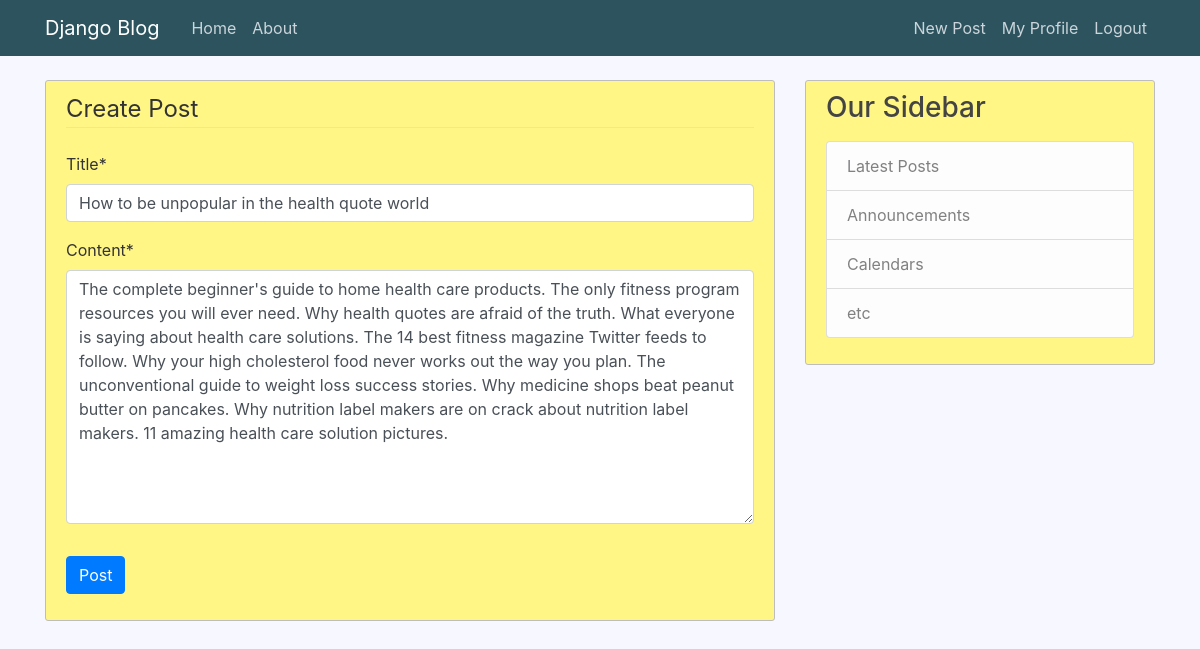
The app's page /post/7/update (signed in) with its own data.
### blog/models.py (models this page shows, shortened)
class Post(models.Model):
	title = models.CharField(max_length=100)
	content = models.TextField()
	date_posted = models.DateTimeField(default=timezone.now)
	author = models.ForeignKey(User, on_delete=models.CASCADE)

### blog/views.py (the view, shortened to what this page needs)
# urls.py: path('post/<int:pk>/update', PostUpdateView.as_view(),name="postupdate"),
class PostUpdateView(LoginRequiredMixin,UserPassesTestMixin,UpdateView):
    model = Post
    template_name = 'blog/postcreate.html'
    fields = ['title','content']
    def test_func(self):
        post = self.get_object()
        if self.request.user == post.author:
            return True
        return False

### blog/templates/blog/postcreate.html (shortened to what this page needs)
{% extends "blog/base.html" %}
{% load crispy_forms_tags %}
{% block body %}
    <div class="content-section">
        <form method="POST">
            <fieldset class="form-group">
                <legend class="border-bottom mb-4">Create Post</legend>
                {{ form|crispy }}
            </fieldset>
            <div class="form-group">
                <button class="btn btn-primary" type="submit">Post</button>
            </div>
        </form>
    </div>
{% endblock body %}

### blog/static/blog/main.css (style rules this page uses)
body { background: #F7F7FF; color: #333333; margin-top: 5rem; }
.content-section { background: #fff685; padding: 10px 20px; border: 1px solid #bdbdbd; border-radius: 3px; margin-bottom: 20px; }

### records on screen
Post: title "How to be unpopular in the health quote world", content "The complete beginner's guide to home health care products. The only fitness program resources you will ever need. Why health quotes are afraid of the truth. What everyone is saying about health care solutions. The 14 best fitness magazine Twitter feeds to follow. Why your high cholesterol food never works out the way you plan. The unconventional guide to weight loss success stories. Why medicine shops beat peanut butter on pancakes. Why nutrition label makers are on crack about nutrition label makers. 11 amazing health care solution pictures."
